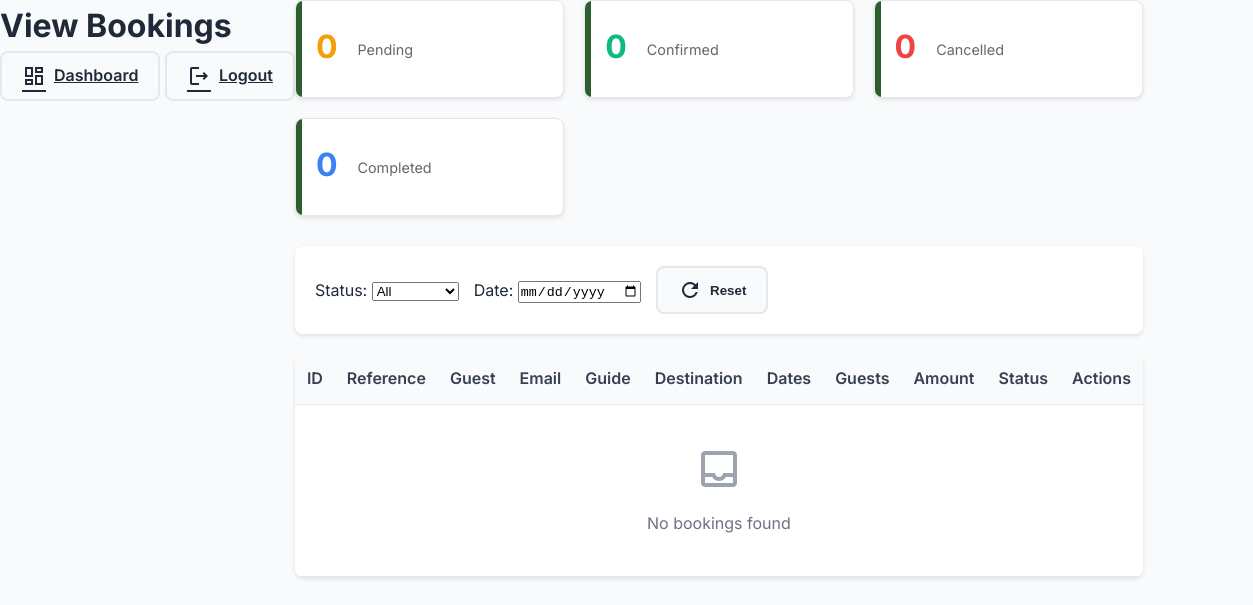
/admin/view_bookings.php (signed in), run on an earlier commit of the app's database.
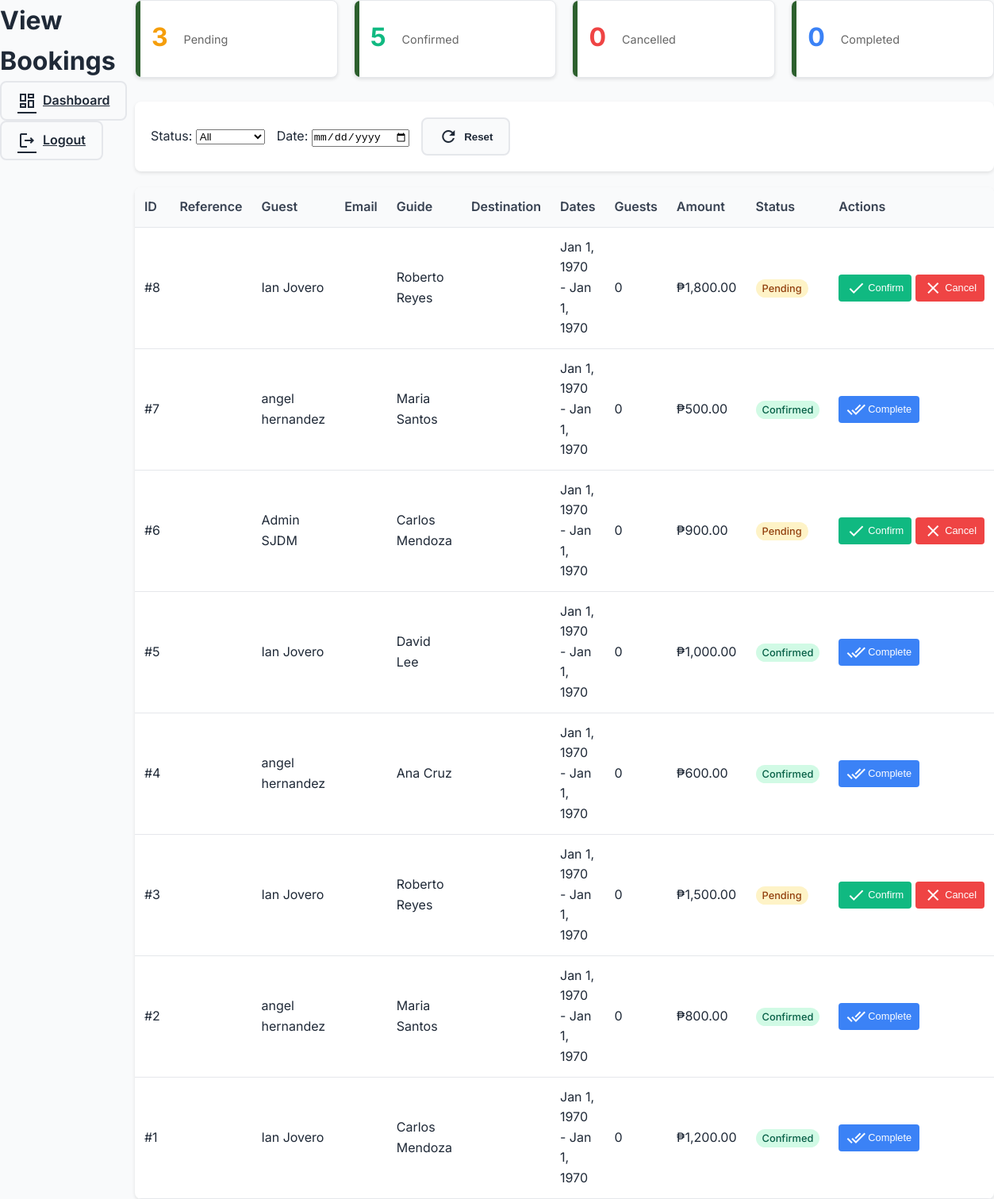
And on a later commit of the database.
### tables this page shows
CREATE TABLE `bookings` (
  `id` int(11) NOT NULL,
  `user_id` int(11) NOT NULL,
  `guide_id` int(11) NULL,
  `tour_name` varchar(200) NOT NULL,
  `destination` varchar(200) NULL,
  `booking_date` date NOT NULL,
  `check_in_date` date NULL,
  `check_out_date` date NULL,
  `number_of_people` int(11) NOT NULL,
  `contact_number` varchar(50) NULL,
  `email` varchar(255) NULL,
  `special_requests` text NULL,
  `total_amount` decimal(10,2) NOT NULL,
  `payment_method` enum('pay_later','gcash','bank_transfer') DEFAULT 'pay_later',
  `status` enum('pending','confirmed','cancelled','completed') DEFAULT 'pending',
  `booking_reference` varchar(50) NULL,
  `created_at` timestamp NOT NULL DEFAULT current_timestamp(),
  `updated_at` timestamp NOT NULL DEFAULT current_timestamp() ON UPDATE current_timestamp(),
  PRIMARY KEY (`id`),
  KEY `idx_user_id` (`user_id`),
  KEY `idx_guide_id` (`guide_id`),
  KEY `idx_booking_date` (`booking_date`),
  KEY `idx_status` (`status`),
  KEY `idx_booking_reference` (`booking_reference`)
);

CREATE TABLE `users` (
  `id` int(11) NOT NULL,
  `first_name` varchar(50) NOT NULL,
  `last_name` varchar(50) NOT NULL,
  `email` varchar(100) NOT NULL,
  `password` varchar(255) NOT NULL,
  `user_type` enum('user','admin') DEFAULT 'user',
  `status` enum('active','inactive','suspended') DEFAULT 'active',
  `created_at` timestamp NOT NULL DEFAULT current_timestamp(),
  `updated_at` timestamp NOT NULL DEFAULT current_timestamp() ON UPDATE current_timestamp(),
  `last_login` timestamp NULL DEFAULT NULL,
  PRIMARY KEY (`id`),
  UNIQUE KEY `email` (`email`)
);

CREATE TABLE `tour_guides` (
  `id` int(11) NOT NULL,
  `name` varchar(100) NOT NULL,
  `specialty` varchar(200) DEFAULT NULL,
  `category` enum('mountain','city','farm','waterfall','historical','general') NOT NULL,
  `description` text DEFAULT NULL,
  `bio` text DEFAULT NULL,
  `areas_of_expertise` text DEFAULT NULL,
  `rating` decimal(3,2) DEFAULT 0.00,
  `review_count` int(11) DEFAULT 0,
  `languages` varchar(200) DEFAULT NULL,
  `contact_number` varchar(20) DEFAULT NULL,
  `email` varchar(100) DEFAULT NULL,
  `schedules` text DEFAULT NULL,
  `experience_years` int(11) DEFAULT NULL,
  `group_size` varchar(50) DEFAULT NULL,
  `verified` tinyint(1) DEFAULT 0,
  `total_tours` int(11) DEFAULT 0,
  `photo_url` varchar(500) DEFAULT NULL,
  `status` enum('active','inactive') DEFAULT 'active',
  `created_at` timestamp NOT NULL DEFAULT current_timestamp(),
  `updated_at` timestamp NOT NULL DEFAULT current_timestamp() ON UPDATE current_timestamp(),
  PRIMARY KEY (`id`),
  KEY `idx_category` (`category`),
  KEY `idx_status` (`status`),
  KEY `idx_rating` (`rating`),
  KEY `idx_verified` (`verified`)
);

### admin/view_bookings.php (the view, shortened to what this page needs)
<?php
$conn = getDatabaseConnection();
$statusFilter = $_GET['status'] ?? 'all';
$dateFilter = $_GET['date'] ?? '';
$whereConditions = [];
$whereClause = !empty($whereConditions) ? 'WHERE ' . implode(' AND ', $whereConditions) : '';
$query = "SELECT b.*, u.first_name, u.last_name, u.email as user_email, tg.name as guide_name, tg.contact_number as guide_contact
          FROM bookings b
          LEFT JOIN users u ON b.user_id = u.id
          LEFT JOIN tour_guides tg ON b.guide_id = tg.id
          $whereClause
          ORDER BY b.created_at DESC";
$result = $conn->query($query);
$statsQuery = "SELECT status, COUNT(*) as count FROM bookings GROUP BY status";
$statsResult = $conn->query($statsQuery);
$stats = [];
while ($row = $statsResult->fetch_assoc()) {
    $stats[$row['status']] = $row['count'];
}
?>
<!DOCTYPE html>
<html lang="en">
<head>
    <link rel="stylesheet" href="admin-styles.css">
</head>
<body>
    <div class="admin-container">
        <header class="admin-header">
            <h1>View Bookings</h1>
            <div class="header-actions">
                <a href="dashboard.php" class="btn-secondary">
                    <span class="material-icons-outlined">dashboard</span>
                    Dashboard
                </a>
                <a href="../log-in/logout.php" class="btn-secondary">
                    <span class="material-icons-outlined">logout</span>
                    Logout
                </a>
            </div>
        </header>
        <main class="admin-content">
            <div class="stats-grid">
                <div class="stat-card">
                    <div class="stat-number status-pending"><?php echo $stats['pending'] ?? 0; ?></div>
                    <div class="stat-label">Pending</div>
                </div>
                <div class="stat-card">
                    <div class="stat-number status-confirmed"><?php echo $stats['confirmed'] ?? 0; ?></div>
                    <div class="stat-label">Confirmed</div>
                </div>
                <div class="stat-card">
                    <div class="stat-number status-cancelled"><?php echo $stats['cancelled'] ?? 0; ?></div>
                    <div class="stat-label">Cancelled</div>
                </div>
                <div class="stat-card">
                    <div class="stat-number status-completed"><?php echo $stats['completed'] ?? 0; ?></div>
                    <div class="stat-label">Completed</div>
                </div>
            </div>
            <div class="filters">
                <div>
                    <label for="statusFilter">Status:</label>
                    <select id="statusFilter" onchange="window.location.href='?status=' + this.value + '&date=<?php echo $dateFilter; ?>'">
                        <option value="all" <?php echo $statusFilter === 'all' ? 'selected' : ''; ?>>All</option>
                    </select>
                </div>
                <div>
                    <label for="dateFilter">Date:</label>
                    <input type="date" id="dateFilter" value="<?php echo $dateFilter; ?>" onchange="window.location.href='?status=<?php echo $statusFilter; ?>&date=' + this.value">
                </div>
                <button onclick="window.location.href='view_bookings.php'" class="btn-secondary">
                    <span class="material-icons-outlined">refresh</span>
                    Reset
                </button>
            </div>
            <div class="bookings-table">
                <table>
                    <thead>
                        <tr>
                            <th>ID</th>
                            <th>Reference</th>
                            <th>Guest</th>
                            <th>Email</th>
                            <th>Guide</th>
                            <th>Destination</th>
                            <th>Dates</th>
                            <th>Guests</th>
                            <th>Amount</th>
                            <th>Status</th>
                            <th>Actions</th>
                        </tr>
                    </thead>
                    <tbody>
                        <?php if ($result && $result->num_rows > 0): ?>
                            <?php while ($booking = $result->fetch_assoc()): ?>
                                <tr>
                                    <td>#<?php echo $booking['id']; ?></td>
                                    <td><?php echo $booking['booking_reference']; ?></td>
                                    <td><?php echo $booking['first_name'] . ' ' . $booking['last_name']; ?></td>
                                    <td><?php echo $booking['email']; ?></td>
                                    <td><?php echo $booking['guide_name'] ?: 'Not assigned'; ?></td>
                                    <td><?php echo $booking['destination']; ?></td>
                                    <td><?php echo date('M j, Y', strtotime($booking['check_in_date'])); ?> - <?php echo date('M j, Y', strtotime($booking['check_out_date'])); ?></td>
                                    <td><?php echo $booking['number_of_people']; ?></td>
                                    <td>₱<?php echo number_format($booking['total_amount'], 2); ?></td>
                                    <td>
                                        <span class="badge badge-<?php echo $booking['status']; ?>">
                                            <?php echo ucfirst($booking['status']); ?>
                                        </span>
                                    </td>
                                    <td>
                                        <div class="action-buttons">
                                            <?php if ($booking['status'] === 'pending'): ?>
                                                <form method="POST" style="display:inline;">
                                                    <button type="submit" class="btn-small btn-confirm" onclick="return confirm('Confirm this booking?')">
                                                        <span class="material-icons-outlined">check</span>
                                                        Confirm
                                                    </button>
                                                </form>
                                                <form method="POST" style="display:inline;">
                                                    <button type="submit" class="btn-small btn-cancel" onclick="return confirm('Cancel this booking?')">
                                                        <span class="material-icons-outlined">close</span>
                                                        Cancel
                                                    </button>
                                                </form>
                                            <?php endif; ?>
                                            <?php if ($booking['status'] === 'confirmed'): ?>
                                                <form method="POST" style="display:inline;">
                                                    <button type="submit" class="btn-small btn-complete" onclick="return confirm('Mark this booking as completed?')">
                                                        <span class="material-icons-outlined">done_all</span>
                                                        Complete
                                                    </button>
                                                </form>
                                            <?php endif; ?>
                                        </div>
                                    </td>
                                </tr>
                            <?php endwhile; ?>
                        <?php else: ?>
                            <tr>
                                <td colspan="11" style="text-align: center; padding: 40px;">
                                    <span class="material-icons-outlined" style="font-size: 48px; color: #9ca3af;">inbox</span>
                                    <p style="color: #6b7280; margin-top: 10px;">No bookings found</p>
                                </td>
                            </tr>
                        <?php endif; ?>
                    </tbody>
                </table>
            </div>
        </main>
    </div>
</body>
</html>

### admin/admin-styles.css (style rules this page uses)
:root { --primary: #2c5f2d; --primary-light: #e8f5e9; --primary-dark: #1e4220; --secondary: #97bc62; --blue: #3b82f6; --blue-light: #eff6ff; --green: #10b981; --green-light: #d1fae5; --orange: #f59e0b; --orange-light: #fef3c7; --purple: #8b5cf6; --purple-light: #f3e8ff; --red: #ef4444; --red-light: #fee2e2; --teal: #14b8a6; --teal-light: #ccfbf1; --pink: #ec4899; --pink-light: #fce7f3; --text-primary: #1f2937; --text-secondary: #6b7280; --text-muted: #9ca3af; --border: #e5e7eb; --bg-primary: #ffffff; --bg-secondary: #f9fafb; --bg-tertiary: #f3f4f6; --shadow-sm: 0 1px 2px 0 rgba(0, 0, 0, 0.05); --shadow-md: 0 4px 6px -1px rgba(0, 0, 0, 0.1); --shadow-lg: 0 10px 15px -3px rgba(0, 0, 0, 0.1); --shadow-xl: 0 20px 25px -5px rgba(0, 0, 0, 0.1); --radius-sm: 0.375rem; --radius-md: 0.5rem; --radius-lg: 0.75rem; --radius-xl: 1rem; --transition: all 0.2s ease; }
* { margin: 0; padding: 0; box-sizing: border-box; }
body { font-family: 'Inter', sans-serif; background: var(--bg-secondary); color: var(--text-primary); line-height: 1.6; }
.admin-container { display: flex; min-height: 100vh; }
.stats-grid { display: grid; grid-template-columns: repeat(auto-fit, minmax(280px, 1fr)); gap: 20px; margin-bottom: 24px; }
.stat-card { background: var(--bg-primary); padding: 24px; border-radius: var(--radius-lg); box-shadow: var(--shadow-md); display: flex; align-items: center; gap: 20px; transition: var(--transition); border: 1px solid var(--border); position: relative; overflow: hidden; }
.stat-card::before { content: ''; position: absolute; top: 0; left: 0; width: 6px; height: 100%; background: var(--primary); }
.action-buttons { display: flex; gap: 8px; }
.btn-secondary { padding: 10px 20px; background: var(--bg-secondary); color: var(--text-primary); border: 2px solid var(--border); border-radius: var(--radius-md); font-weight: 600; cursor: pointer; transition: var(--transition); display: inline-flex; align-items: center; gap: 8px; }

### admin/view_bookings.php (style rules this page uses)
.stats-grid { display: grid; grid-template-columns: repeat(auto-fit, minmax(200px, 1fr)); gap: 20px; margin-bottom: 30px; }
.stat-card { background: white; padding: 20px; border-radius: 8px; box-shadow: 0 2px 4px rgba(0,0,0,0.1); text-align: center; }
.stat-number { font-size: 2rem; font-weight: 700; margin-bottom: 5px; }
.stat-label { color: #666; font-size: 0.9rem; }
.status-pending { color: #f59e0b; }
.status-confirmed { color: #10b981; }
.status-cancelled { color: #ef4444; }
.status-completed { color: #3b82f6; }
.filters { background: white; padding: 20px; border-radius: 8px; box-shadow: 0 2px 4px rgba(0,0,0,0.1); margin-bottom: 20px; display: flex; gap: 15px; align-items: center; flex-wrap: wrap; }
.bookings-table { background: white; border-radius: 8px; box-shadow: 0 2px 4px rgba(0,0,0,0.1); overflow: hidden; }
table { width: 100%; border-collapse: collapse; }
th, td { padding: 12px; text-align: left; border-bottom: 1px solid #e5e7eb; }
th { background: #f9fafb; font-weight: 600; color: #374151; }
.action-buttons { display: flex; gap: 5px; }
.btn-small { padding: 5px 10px; font-size: 0.8rem; border: none; border-radius: 4px; cursor: pointer; display: flex; align-items: center; gap: 3px; }
.btn-confirm { background: #10b981; color: white; }
.btn-cancel { background: #ef4444; color: white; }
.btn-complete { background: #3b82f6; color: white; }
.badge { padding: 4px 8px; border-radius: 12px; font-size: 0.8rem; font-weight: 500; }
.badge-pending { background: #fef3c7; color: #92400e; }
.badge-confirmed { background: #d1fae5; color: #065f46; }

What changed in the data, as far as the page shows it:
added bookings: id "8", user.first_name "Ian", user.last_name "Jovero", guide.name "Roberto Reyes", check_in_date "Jan 1, 1970", check_out_date "Jan 1, 1970", number_of_people "0", total_amount "1,800.00", status "Pending"
added bookings: id "7", user.first_name "angel", user.last_name "hernandez", guide.name "Maria Santos", check_in_date "Jan 1, 1970", check_out_date "Jan 1, 1970", number_of_people "0", total_amount "500.00", status "Confirmed"
added bookings: id "6", user.first_name "Admin", user.last_name "SJDM", guide.name "Carlos Mendoza", check_in_date "Jan 1, 1970", check_out_date "Jan 1, 1970", number_of_people "0", total_amount "900.00", status "Pending"
added bookings: id "5", user.first_name "Ian", user.last_name "Jovero", guide.name "David Lee", check_in_date "Jan 1, 1970", check_out_date "Jan 1, 1970", number_of_people "0", total_amount "1,000.00", status "Confirmed"
added bookings: id "4", user.first_name "angel", user.last_name "hernandez", guide.name "Ana Cruz", check_in_date "Jan 1, 1970", check_out_date "Jan 1, 1970", number_of_people "0", total_amount "600.00", status "Confirmed"
added bookings: id "3", user.first_name "Ian", user.last_name "Jovero", guide.name "Roberto Reyes", check_in_date "Jan 1, 1970", check_out_date "Jan 1, 1970", number_of_people "0", total_amount "1,500.00", status "Pending"
added bookings: id "2", user.first_name "angel", user.last_name "hernandez", guide.name "Maria Santos", check_in_date "Jan 1, 1970", check_out_date "Jan 1, 1970", number_of_people "0", total_amount "800.00", status "Confirmed"
added bookings: id "1", user.first_name "Ian", user.last_name "Jovero", guide.name "Carlos Mendoza", check_in_date "Jan 1, 1970", check_out_date "Jan 1, 1970", number_of_people "0", total_amount "1,200.00", status "Confirmed"
Also different on the page:
$stats['pending']: "0" → "3"
$stats['confirmed']: "0" → "5"
text no longer shown: "No bookings found"
